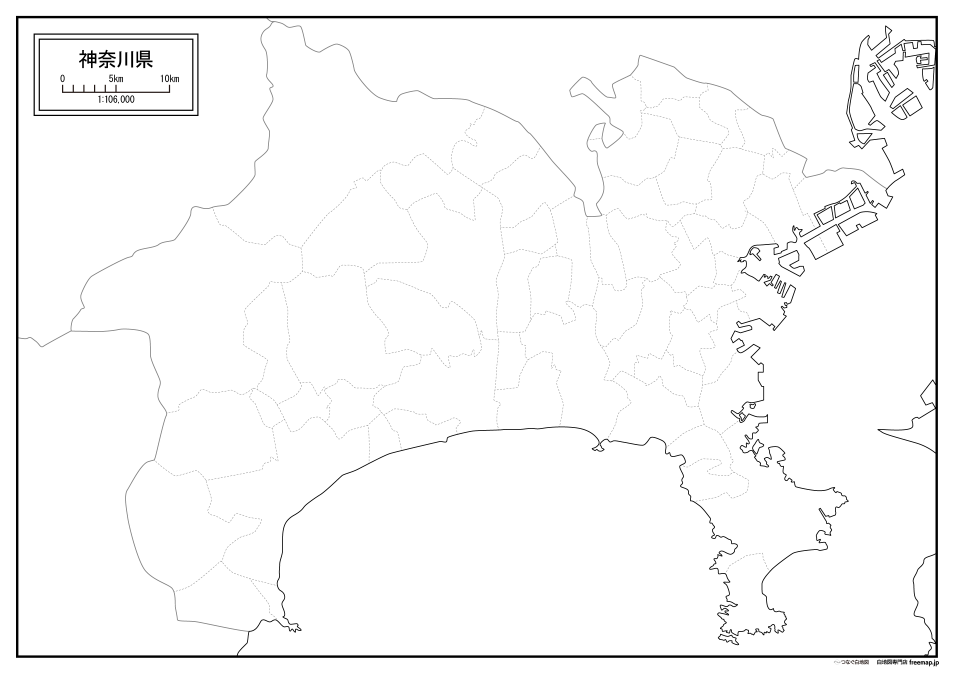
#> input picture images/KANAGAWA0.png, 4768 x 3368 px (shown at 1/5 size)
$ python extract_regions.py ../images/KANAGAWA0.png KANAGAWA '神奈川県' ../WhiteMapQuiz/WhiteMapQuiz/Resources/MapData/KANAGAWA.json
#> lines starting #> are read from the running program, lines starting #| are printed output that depends on the picture; after the words box and inside, x2 and y2 are one past the last pixel; in counts of white or black regions, pixels touching at a corner belong together
#!/usr/bin/env python3
"""
白地図PNGから市区町村の領域を抽出し、アプリ用JSONを生成するツール。

使い方:
    python extract_regions.py <blank_map_png> <map_id> <display_name> <output_json>

例:
    python extract_regions.py ../images/KANAGAWA0.png KANAGAWA 神奈川県 ../WhiteMapQuiz/WhiteMapQuiz/Resources/MapData/KANAGAWA.json

生成されるJSONは座標を画像のアスペクト比に合わせた座標系(viewBox)で出力する。
領域のラベル付けは別途 label_regions.py で行う。
"""

import sys
import json
import cv2
import numpy as np


def extract_regions(image_path: str, min_area: int = 5000, max_area: int = 3000000):
    """白地図PNGから閉領域を検出する"""
#> called with image_path = '../images/KANAGAWA0.png', min_area = 5000, max_area = 3000000
    img = cv2.imread(image_path, cv2.IMREAD_GRAYSCALE)
    if img is None:
        raise FileNotFoundError(f"画像を読み込めません: {image_path}")

    h, w = img.shape

    # 1. 境界線検出
    _, lines = cv2.threshold(img, 180, 255, cv2.THRESH_BINARY_INV)
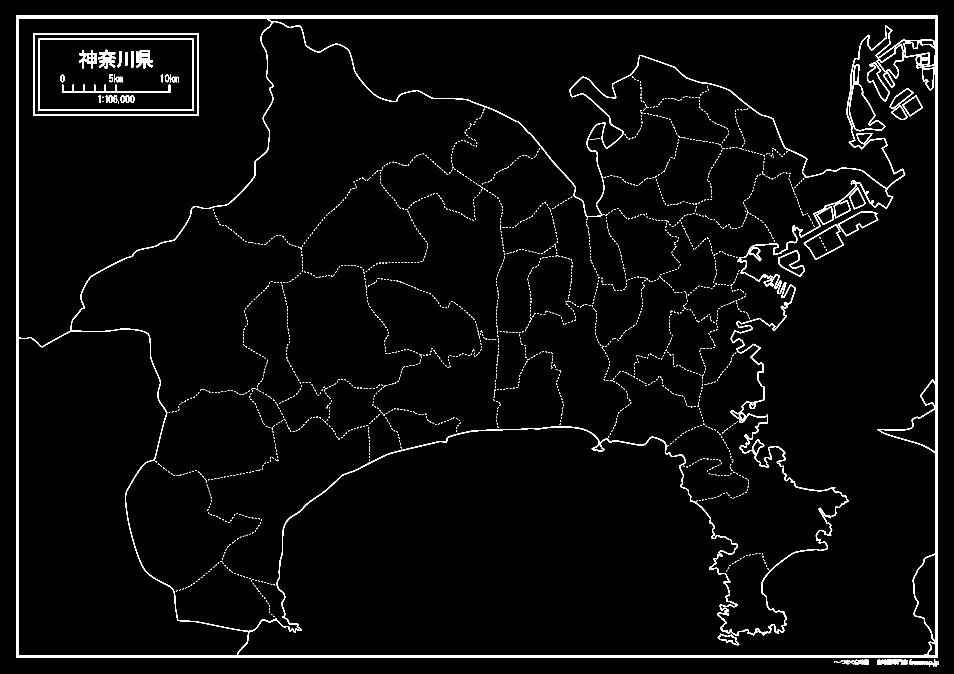
#> lines: shape (3368, 4768) (shown at 1/5 size); 2.7% white; 2200 white regions (1988 under 20 px), largest, box (x1, y1, x2, y2) and area: (80, 79, 4690, 3289) 315893, (168, 167, 993, 580) 15924, (193, 193, 967, 555) 14598

    # 2. 境界線を太くして隙間を埋める
    kernel = np.ones((5, 5), np.uint8)
    thick_lines = cv2.dilate(lines, kernel, iterations=2)
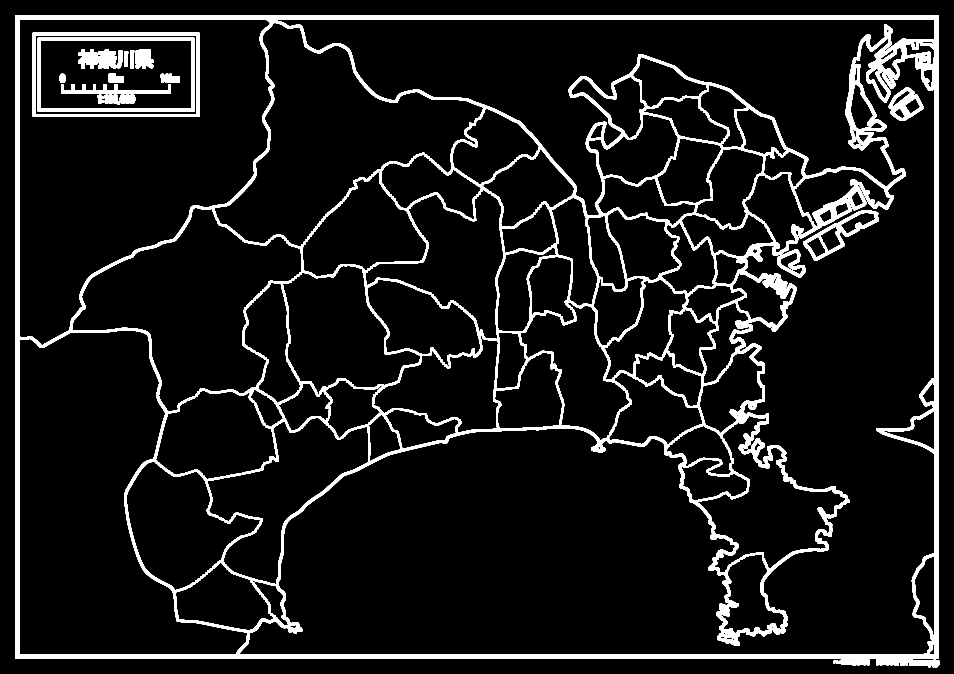
#> thick_lines: shape (3368, 4768) (shown at 1/5 size); 8.1% white; 22 white regions, largest, box (x1, y1, x2, y2) and area: (76, 75, 4699, 3336) 1138340, (164, 163, 997, 584) 35524, (189, 189, 971, 559) 32566

    # 3. クロージングで小さい隙間を完全に埋める
    kernel_close = np.ones((7, 7), np.uint8)
    thick_lines = cv2.morphologyEx(thick_lines, cv2.MORPH_CLOSE, kernel_close, iterations=1)
#> thick_lines: shape (3368, 4768); 8.2% white; 9 white regions, largest, box (x1, y1, x2, y2) and area: (76, 75, 4699, 3336) 1162730, (164, 163, 997, 584) 35524, (189, 189, 971, 559) 32566

    # 4. 反転
    white_regions = cv2.bitwise_not(thick_lines)

    # 5. 連結成分ラベリング
    num_labels, labels, stats, centroids = cv2.connectedComponentsWithStats(
        white_regions, connectivity=4
    )
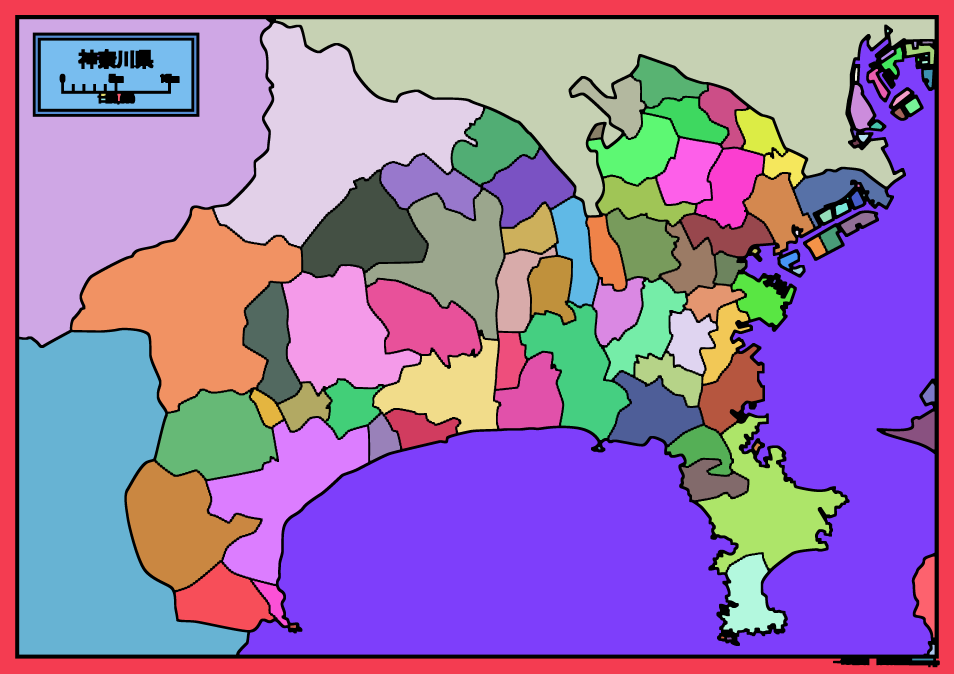
#> labels: shape (3368, 4768) int32 (shown at 1/5 size); 115 distinct labels, from 0 to 114; one colour per label, 0 black
#> num_labels = 115; stats = 115 rows, first 6: [76, 75, 4623, 3261, 1314386], [0, 0, 4768, 3368, 1182140], [96, 96, 1262, 1629, 1099843], [1380, 96, 3293, 981, 1263230], [1072, 115, 1343, 1117, 645202], [4435, 149, 9, 12, 102]; centroids = 115 pairs, first value 460.3 to 4663.6, second value 154.5 to 3297

    # 6. 各領域の輪郭を取得
    regions = []
    for i in range(1, num_labels):  # 0は背景
        area = stats[i, cv2.CC_STAT_AREA]
        if min_area < area < max_area:
            # このラベルのマスクを作成
            mask = (labels == i).astype(np.uint8) * 255

            # 輪郭を取得
            contours, _ = cv2.findContours(mask, cv2.RETR_EXTERNAL, cv2.CHAIN_APPROX_SIMPLE)
            if not contours:
                continue

            # 最大の輪郭を使用
            contour = max(contours, key=cv2.contourArea)

            # 輪郭を簡略化
            epsilon = 0.0008 * cv2.arcLength(contour, True)
            approx = cv2.approxPolyDP(contour, epsilon, True)

            if len(approx) < 3:
                continue

            cx, cy = centroids[i]
            regions.append({
                "contour": approx,
                "area": area,
                "cx": int(cx),
                "cy": int(cy),
                "stat_x": int(stats[i, cv2.CC_STAT_LEFT]),
                "stat_y": int(stats[i, cv2.CC_STAT_TOP]),
                "stat_w": int(stats[i, cv2.CC_STAT_WIDTH]),
                "stat_h": int(stats[i, cv2.CC_STAT_HEIGHT]),
            })
#> this loop made 114 passes
#> (area, epsilon, approx, cx, cy) on passes 1, 6, 8: (1182140, 13.01, [[0, 0], [0, 3367], [4767, 3367], [4767, 0]], 2343.3, 1661.8), (25829, 1.91, [[178, 178], [178, 569], [981, 569], [981, 178]], 579.5, 373.5), (202011, 1.75, [[204, 203], [204, 543], [956, 543], [956, 203]], 577.8, 372.2)
#> pass 1, in extract_regions, `mask = (labels == i).astype(np.uint8) * 255`:
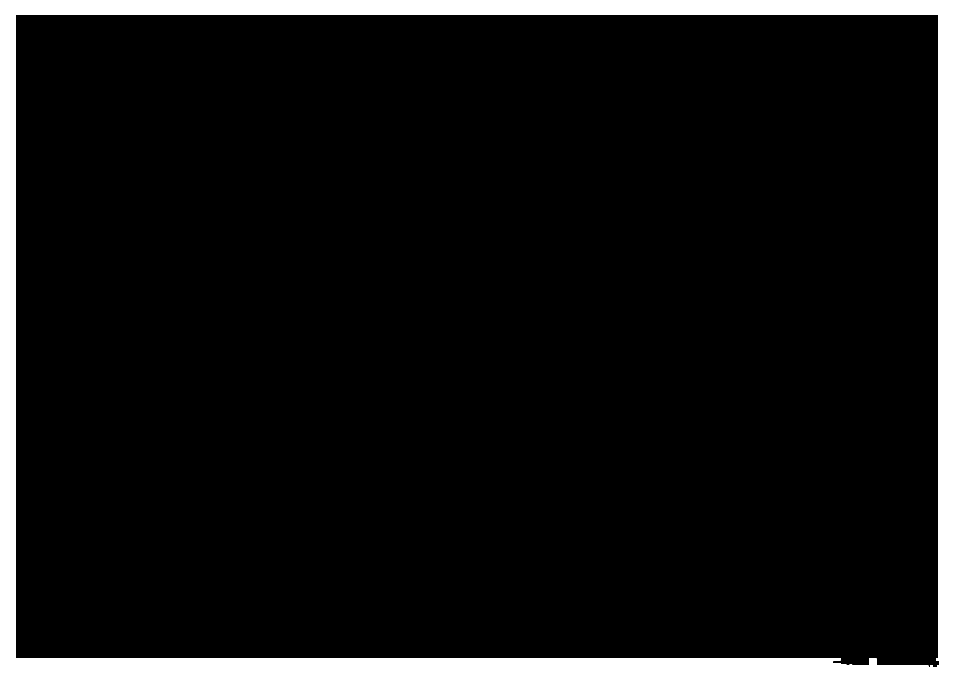
#> mask: shape (3368, 4768) (shown at 1/5 size); 7.4% white; 1 white region, box (x1, y1, x2, y2) and area: (0, 0, 4768, 3368) 1182140
#> after the loop:
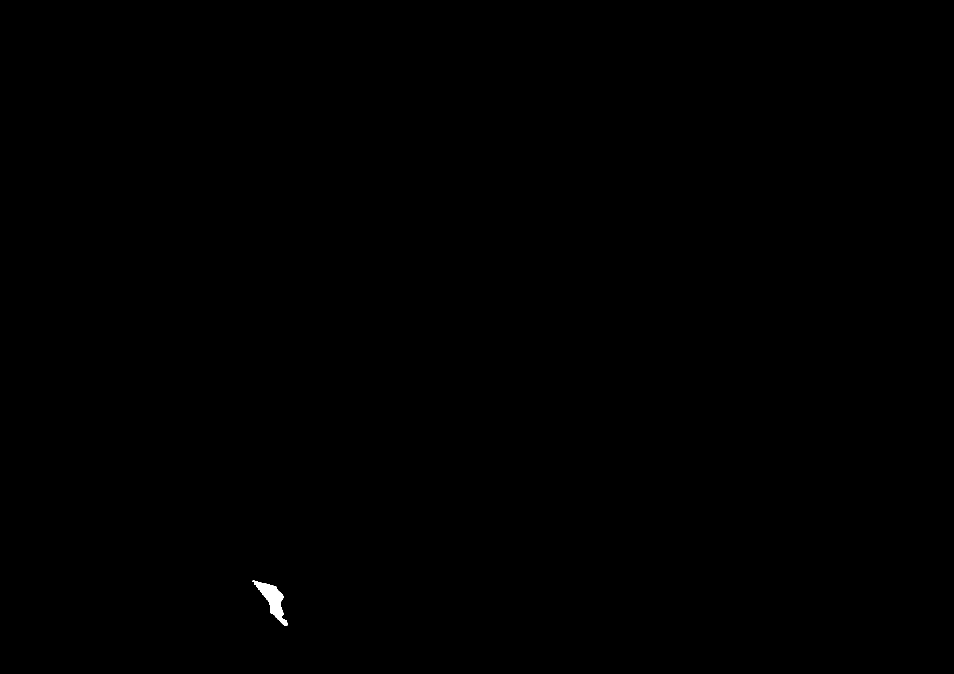
#> mask: shape (3368, 4768) (shown at 1/5 size); 0.08% white; 1 white region, box (x1, y1, x2, y2) and area: (1264, 2903, 1438, 3127) 13385
#> after the loop, regions = 71 items

    return regions, (w, h)


def contour_to_svg_path(contour, scale_x: float, scale_y: float) -> str:
    """輪郭をスケーリングしてSVGパス文字列に変換"""
    points = contour.reshape(-1, 2)
    if len(points) < 3:
        return ""

    parts = [f"M {points[0][0] * scale_x:.1f} {points[0][1] * scale_y:.1f}"]
    for point in points[1:]:
        parts.append(f"L {point[0] * scale_x:.1f} {point[1] * scale_y:.1f}")
    parts.append("Z")
    return " ".join(parts)


def filter_legend_and_outer(regions, img_w, img_h):
    """凡例の四角形や地図外の領域を除外する"""
    filtered = []
    for r in regions:
        # 凡例は左上にある四角形（アスペクト比が正方形に近い矩形）
        # かつ左上1/4に位置する
        x, y = r["stat_x"], r["stat_y"]
        w, h = r["stat_w"], r["stat_h"]
        cx, cy = r["cx"], r["cy"]

        # 全体を囲む領域を除外（画像全体に近い大きさ）
        if w > img_w * 0.8 and h > img_h * 0.8:
            print(f"  除外(全体枠): area={r['area']} center=({cx},{cy})")
            continue

        # 凡例領域を除外（左上かつ長方形に近い）
        if cx < img_w * 0.25 and cy < img_h * 0.25:
            aspect = min(w, h) / max(w, h) if max(w, h) > 0 else 0
            if aspect > 0.3:  # 比較的正方形に近い
                print(f"  除外(凡例): area={r['area']} center=({cx},{cy}) aspect={aspect:.2f}")
                continue

        filtered.append(r)

    return filtered


def main():
    if len(sys.argv) != 5:
        print(__doc__)
        sys.exit(1)

    image_path = sys.argv[1]
    map_id = sys.argv[2]
    display_name = sys.argv[3]
    output_path = sys.argv[4]

    print(f"画像読み込み: {image_path}")
    regions, (img_w, img_h) = extract_regions(image_path)
#> regions = 71 items; img_w = 4768; img_h = 3368
    print(f"検出された領域数: {len(regions)}")
#| 検出された領域数: 71

    # 凡例と外枠を除外
    regions = filter_legend_and_outer(regions, img_w, img_h)
#> the loop in filter_legend_and_outer, `for r in regions:` made 71 passes
#> (x, y, w, h, cx, cy, aspect) on passes 2, 5, 6: (96, 96, 1262, 1629, 647, 825, 0.775), (178, 178, 804, 392, 579, 373, 0.488), (204, 203, 753, 341, 577, 372, 0.453)
#> (printed output is left out)
    print(f"フィルタ後の領域数: {len(regions)}")
#| フィルタ後の領域数: 67

    # viewBox: 画像座標を800x600の座標系にスケーリング
    vb_width = 800
    vb_height = round(800 * img_h / img_w)
    scale_x = vb_width / img_w
    scale_y = vb_height / img_h

    # 面積の大きい順にソートしてインデックスを付ける
    regions.sort(key=lambda r: -r["area"])

    json_regions = []
    for i, r in enumerate(regions):
        svg_path = contour_to_svg_path(r["contour"], scale_x, scale_y)
        if not svg_path:
            continue

        region_id = f"region_{i:03d}"
        json_regions.append({
            "id": region_id,
            "name": f"地域{i:02d}",
            "displayName": f"地域{i:02d}",
            "svgPath": svg_path,
            "labelPoint": {
                "x": round(r["cx"] * scale_x, 1),
                "y": round(r["cy"] * scale_y, 1),
            },
        })
#> this loop made 67 passes

    data = {
        "id": map_id,
        "displayName": display_name,
        "viewBox": {"width": vb_width, "height": vb_height},
        "regions": json_regions,
    }

    with open(output_path, "w", encoding="utf-8") as f:
        json.dump(data, f, ensure_ascii=False, indent=2)

    print(f"\nJSON生成完了: {output_path}")
    print(f"  viewBox: {vb_width}x{vb_height}")
#|   viewBox: 800x565
    print(f"  地域数: {len(json_regions)}")
#|   地域数: 67
    print(f"\n次のステップ:")
    print(f"  python label_regions.py {output_path}")
    print(f"  でラベル付けを行ってください")


if __name__ == "__main__":
    main()

$ run again, with images/KANAGAWA1.png copied over images/KANAGAWA0.png
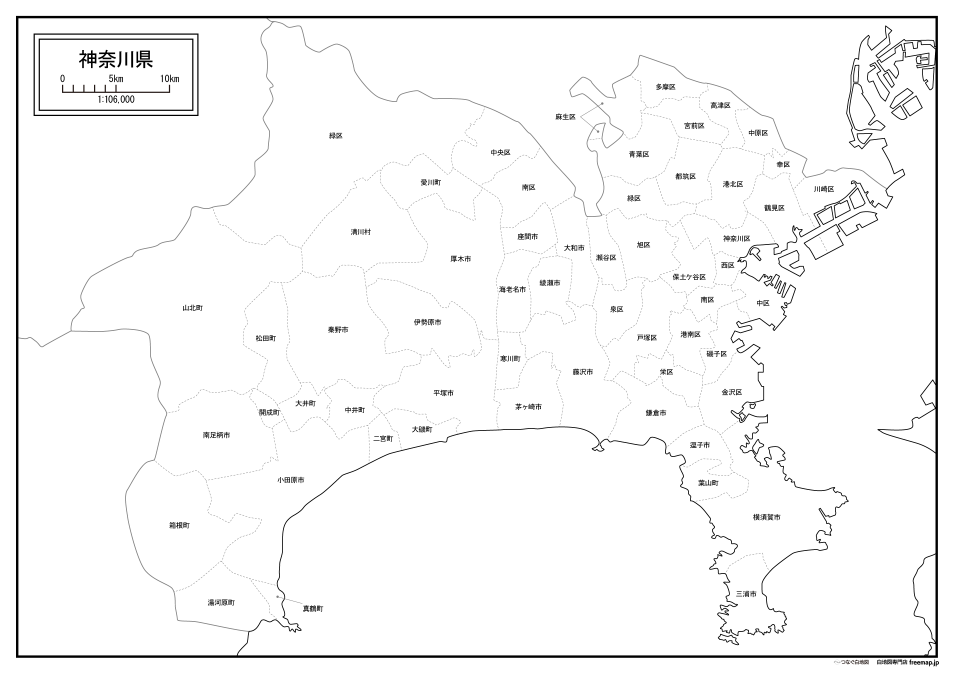
#> input picture images/KANAGAWA1.png, 4768 x 3368 px (shown at 1/5 size)
#> in extract_regions, `_, lines = cv2.threshold(img, 180, 255, cv2.THRESH_BINARY_INV)`:
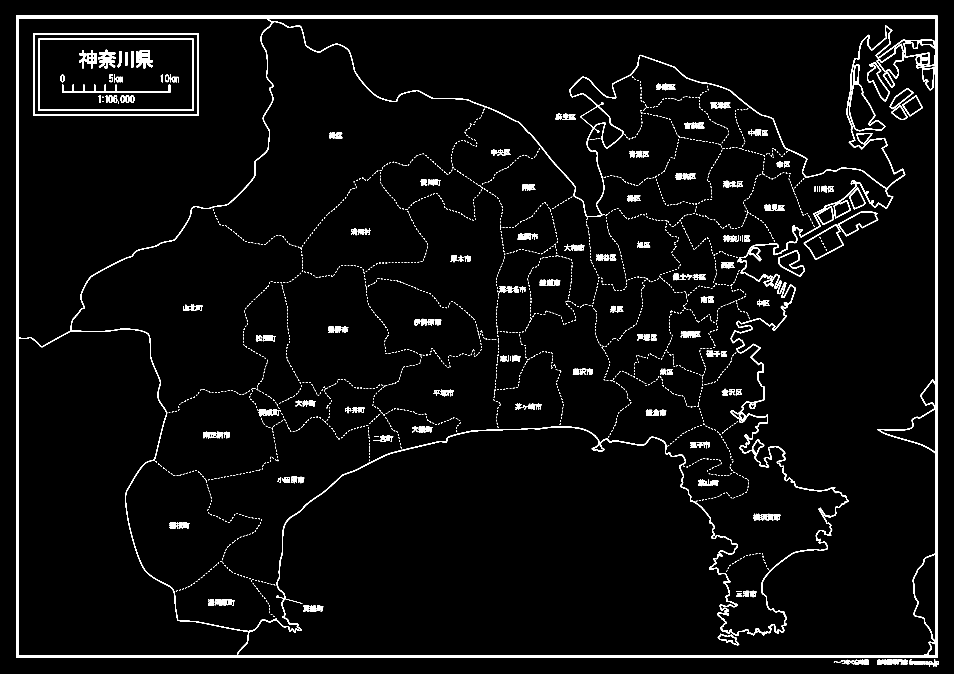
#> lines: shape (3368, 4768) (shown at 1/5 size); 3.2% white; 2496 white regions (2001 under 20 px), largest, box (x1, y1, x2, y2) and area: (80, 79, 4690, 3289) 316886, (168, 167, 993, 580) 15924, (193, 193, 967, 555) 14598
#> white_regions: shape (3368, 4768); 90.4% white; 60 black regions, largest, box (x1, y1, x2, y2) and area: (76, 75, 4699, 3336) 1196520, (164, 163, 997, 584) 35524, (189, 189, 971, 559) 32566
#> in extract_regions, `num_labels, labels, stats, centroids = cv2.connectedComponentsWithStat..`:
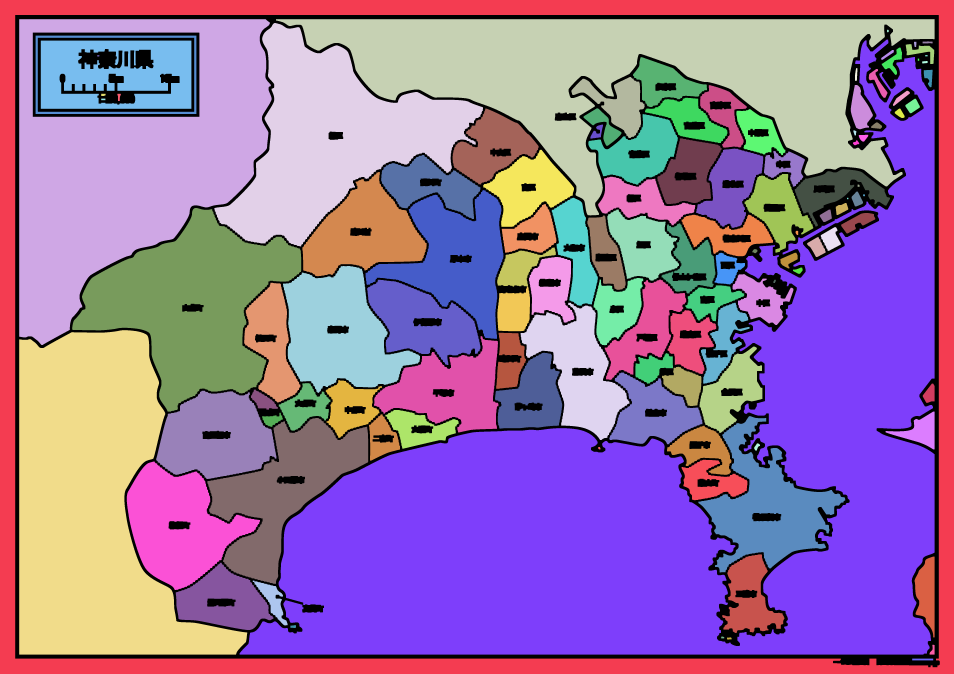
#> labels: shape (3368, 4768) int32 (shown at 1/5 size); 119 distinct labels, from 0 to 118; one colour per label, 0 black
#> num_labels = 119; stats = 119 rows, first 6: [76, 75, 4623, 3261, 1538590], [0, 0, 4768, 3368, 1182140], [96, 96, 1262, 1629, 1099843], [1380, 96, 3293, 981, 1245020], [1072, 115, 1343, 1117, 642519], [4435, 149, 9, 12, 102]; centroids = 119 pairs, first value 460.3 to 4663.6, second value 154.5 to 3297
#> the loop in extract_regions, `for i in range(1, num_labels):` made 118 passes
#> (area, epsilon, approx, cx, cy) on passes 1, 6, 8: (1182140, 13.01, [[0, 0], [0, 3367], [4767, 3367], [4767, 0]], 2343.3, 1661.8), (25829, 1.91, [[178, 178], [178, 569], [981, 569], [981, 178]], 579.5, 373.5), (202011, 1.75, [[204, 203], [204, 543], [956, 543], [956, 203]], 577.8, 372.2)
#> after the loop in extract_regions, `for i in range(1, num_labels):`: regions = 74 items
#> in main, `regions, (img_w, img_h) = extract_regions(image_path)`: img_w = 4768; img_h = 3368
#| 検出された領域数: 74
#> the loop in filter_legend_and_outer, `for r in regions:` made 74 passes
#> (x, y, w, h, cx, cy, aspect) on passes 2, 5, 6: (96, 96, 1262, 1629, 647, 825, 0.775), (178, 178, 804, 392, 579, 373, 0.488), (204, 203, 753, 341, 577, 372, 0.453)
#> (printed output is left out)
#| フィルタ後の領域数: 70
#> the loop in main, `for i, r in enumerate(regions):` made 70 passes
#|   viewBox: 800x565
#|   地域数: 70
